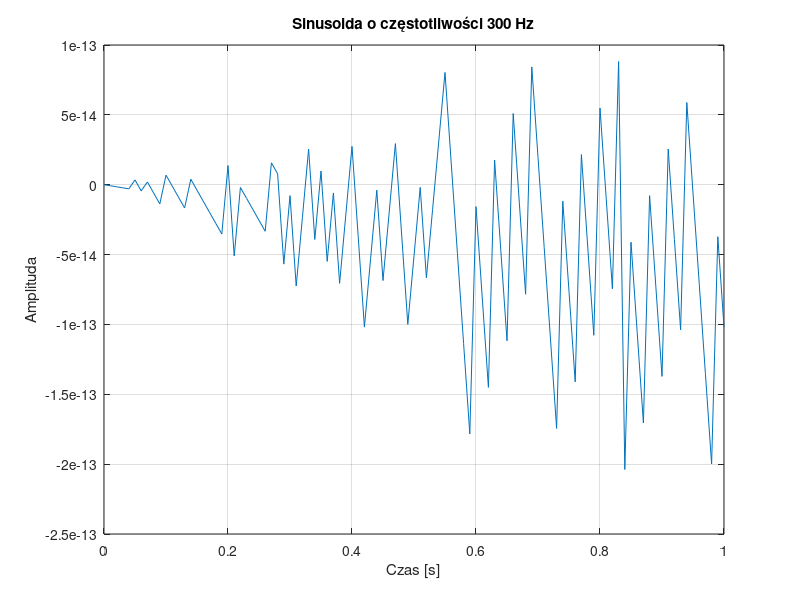
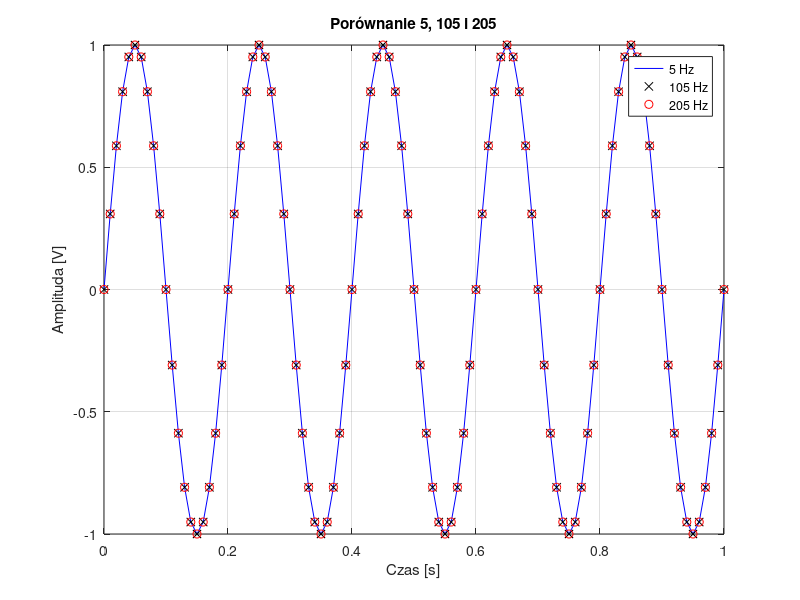
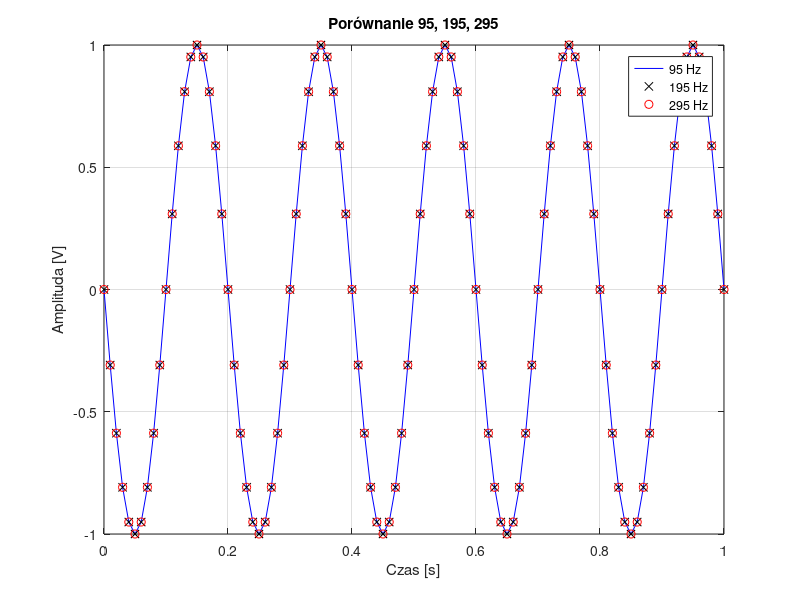
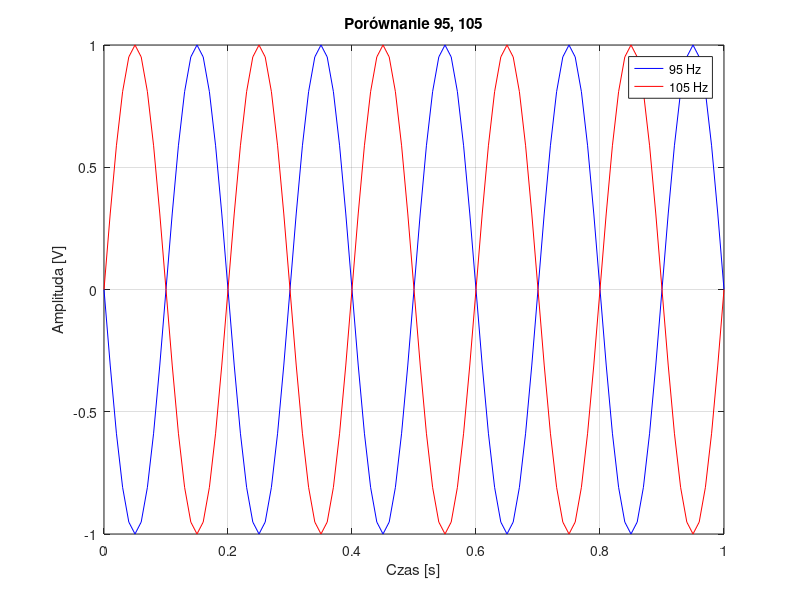

The MATLAB source for these figures, in order:
% Parametry
fs = 100; % Częstotliwość próbkowania [Hz]
t = 0:1/fs:1; % Wektor czasu dla 1 sekundy
freq_range = 0:5:300; % Zakres częstotliwości od 0 do 300 Hz co 5 Hz
num_loops = numel(freq_range); % Liczba obiegów pętli

% %%Pętla generująca sinusoidy i wyświetlająca je
figure;
for i = 1:num_loops
    freq = freq_range(i);
    y = sin(2*pi*freq*t);

    % Wyświetlanie
    plot(t, y);
    hold on;
    xlabel('Czas [s]');
    ylabel('Amplituda');
    title(['Sinusoida o częstotliwości ', num2str(freq), ' Hz']);
    grid on;
    pause(0.5); % Pauza między wyświetleniami
    hold off;
end

% Porównanie sinusoid o różnych częstotliwościach
figure;
y1 = sin(2*pi*5*t);
y2 = sin(2*pi*105*t);
y3 = sin(2*pi*205*t);
plot(t, y1, 'b-', t, y2, 'kx', t, y3, 'ro');
grid on;
xlabel('Czas [s]');
ylabel('Amplituda [V]');
title("Porównanie 5, 105 i 205")
legend('5 Hz', '105 Hz', '205 Hz')

figure;
y1 = sin(2*pi*95*t);
y2 = sin(2*pi*195*t);
y3 = sin(2*pi*295*t);
plot(t, y1, 'b-', t, y2, 'kx', t, y3, 'ro');
grid on;
xlabel('Czas [s]');
ylabel('Amplituda [V]');
title("Porównanie 95, 195, 295")
legend('95 Hz', '195 Hz', '295 Hz')

figure;
y1 = sin(2*pi*95*t);
y2 = sin(2*pi*105*t);
plot(t, y1, 'b-', t, y2, 'r-');
grid on;
xlabel('Czas [s]');
ylabel('Amplituda [V]');
title("Porównanie 95, 105")
legend('95 Hz', '105 Hz')

pause;

%%Pętla generująca sinusoidy i wyświetlająca je
figure;
for i = 1:num_loops
    freq = freq_range(i);
    y = cos(2*pi*freq*t);

    % Wyświetlanie
    plot(t, y);
    hold on;
    xlabel('Czas [s]');
    ylabel('Amplituda');
    title(['Cosinusoida o częstotliwości ', num2str(freq), ' Hz']);
    grid on;
    pause(0.5); % Pauza między wyświetleniami
    hold off;
end

% Porównanie cosinusoid o różnych częstotliwościach
figure;
y1 = cos(2*pi*5*t);
y2 = cos(2*pi*105*t);
y3 = cos(2*pi*205*t);
plot(t, y1, 'b-', t, y2, 'kx', t, y3, 'ro');
grid on;
xlabel('Czas [s]');
ylabel('Amplituda [V]');
title("Porównanie 5, 105 i 205")
legend('5 Hz', '105 Hz', '205 Hz')

figure;
y1 = cos(2*pi*95*t);
y2 = cos(2*pi*195*t);
y3 = cos(2*pi*295*t);
plot(t, y1, 'b-', t, y2, 'kx', t, y3, 'ro');
grid on;
xlabel('Czas [s]');
ylabel('Amplituda [V]');
title("Porównanie 95, 195, 295")
legend('95 Hz', '195 Hz', '295 Hz')

figure;
y1 = cos(2*pi*95*t);
y2 = cos(2*pi*105*t);
plot(t, y1, 'b-', t, y2, 'r-');
grid on;
xlabel('Czas [s]');
ylabel('Amplituda [V]');
title("Porównanie 95, 105")
legend('95 Hz', '105 Hz')

